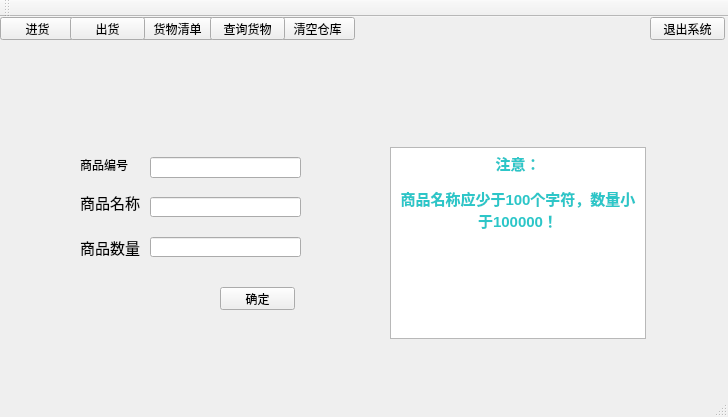
<?xml version="1.0" encoding="UTF-8"?>
<ui version="4.0">
 <class>MainWindow</class>
 <widget class="QMainWindow" name="MainWindow">
  <property name="geometry">
   <rect>
    <x>0</x>
    <y>0</y>
    <width>728</width>
    <height>417</height>
   </rect>
  </property>
  <property name="windowTitle">
   <string>MainWindow</string>
  </property>
  <widget class="QWidget" name="centralWidget">
   <widget class="QPushButton" name="showGoods">
    <property name="geometry">
     <rect>
      <x>140</x>
      <y>0</y>
      <width>75</width>
      <height>23</height>
     </rect>
    </property>
    <property name="text">
     <string>货物清单</string>
    </property>
   </widget>
   <widget class="QLineEdit" name="godnm">
    <property name="geometry">
     <rect>
      <x>150</x>
      <y>180</y>
      <width>151</width>
      <height>20</height>
     </rect>
    </property>
   </widget>
   <widget class="QPushButton" name="addGoods">
    <property name="geometry">
     <rect>
      <x>0</x>
      <y>0</y>
      <width>75</width>
      <height>23</height>
     </rect>
    </property>
    <property name="text">
     <string>进货</string>
    </property>
   </widget>
   <widget class="QPushButton" name="empty">
    <property name="geometry">
     <rect>
      <x>280</x>
      <y>0</y>
      <width>75</width>
      <height>23</height>
     </rect>
    </property>
    <property name="text">
     <string>清空仓库</string>
    </property>
   </widget>
   <widget class="QPushButton" name="exit">
    <property name="geometry">
     <rect>
      <x>650</x>
      <y>0</y>
      <width>75</width>
      <height>23</height>
     </rect>
    </property>
    <property name="text">
     <string>退出系统</string>
    </property>
   </widget>
   <widget class="QPushButton" name="delGoods">
    <property name="geometry">
     <rect>
      <x>70</x>
      <y>0</y>
      <width>75</width>
      <height>23</height>
     </rect>
    </property>
    <property name="text">
     <string>出货</string>
    </property>
   </widget>
   <widget class="QLineEdit" name="godnum">
    <property name="geometry">
     <rect>
      <x>150</x>
      <y>220</y>
      <width>151</width>
      <height>20</height>
     </rect>
    </property>
   </widget>
   <widget class="QPushButton" name="ok">
    <property name="geometry">
     <rect>
      <x>220</x>
      <y>270</y>
      <width>75</width>
      <height>23</height>
     </rect>
    </property>
    <property name="text">
     <string>确定</string>
    </property>
   </widget>
   <widget class="QPushButton" name="search">
    <property name="geometry">
     <rect>
      <x>210</x>
      <y>0</y>
      <width>75</width>
      <height>23</height>
     </rect>
    </property>
    <property name="text">
     <string>查询货物</string>
    </property>
   </widget>
   <widget class="QLabel" name="label_3">
    <property name="geometry">
     <rect>
      <x>80</x>
      <y>140</y>
      <width>61</width>
      <height>16</height>
     </rect>
    </property>
    <property name="text">
     <string>商品编号</string>
    </property>
   </widget>
   <widget class="QLabel" name="label">
    <property name="geometry">
     <rect>
      <x>80</x>
      <y>170</y>
      <width>61</width>
      <height>31</height>
     </rect>
    </property>
    <property name="font">
     <font>
      <pointsize>11</pointsize>
     </font>
    </property>
    <property name="text">
     <string>商品名称</string>
    </property>
   </widget>
   <widget class="QTextBrowser" name="textBrowser">
    <property name="geometry">
     <rect>
      <x>390</x>
      <y>130</y>
      <width>256</width>
      <height>192</height>
     </rect>
    </property>
    <property name="html">
     <string>&lt;!DOCTYPE HTML PUBLIC &quot;-//W3C//DTD HTML 4.0//EN&quot; &quot;http://www.w3.org/TR/REC-html40/strict.dtd&quot;&gt;
&lt;html&gt;&lt;head&gt;&lt;meta name=&quot;qrichtext&quot; content=&quot;1&quot; /&gt;&lt;style type=&quot;text/css&quot;&gt;
p, li { white-space: pre-wrap; }
&lt;/style&gt;&lt;/head&gt;&lt;body style=&quot; font-family:'SimSun'; font-size:9pt; font-weight:400; font-style:normal;&quot;&gt;
&lt;p align=&quot;center&quot; style=&quot; margin-top:12px; margin-bottom:12px; margin-left:0px; margin-right:0px; -qt-block-indent:0; text-indent:0px;&quot;&gt;&lt;span style=&quot; font-size:11pt; font-weight:600; color:#2cc6c8;&quot;&gt;注意：&lt;/span&gt;&lt;/p&gt;
&lt;p align=&quot;center&quot; style=&quot; margin-top:12px; margin-bottom:12px; margin-left:0px; margin-right:0px; -qt-block-indent:0; text-indent:0px;&quot;&gt;&lt;span style=&quot; font-size:11pt; font-weight:600; color:#2cc6c8;&quot;&gt;商品名称应少于100个字符，数量小于100000！&lt;/span&gt;&lt;/p&gt;&lt;/body&gt;&lt;/html&gt;</string>
    </property>
   </widget>
   <widget class="QLabel" name="label_2">
    <property name="geometry">
     <rect>
      <x>80</x>
      <y>220</y>
      <width>61</width>
      <height>21</height>
     </rect>
    </property>
    <property name="font">
     <font>
      <pointsize>11</pointsize>
     </font>
    </property>
    <property name="text">
     <string>商品数量</string>
    </property>
   </widget>
   <widget class="QLineEdit" name="id">
    <property name="geometry">
     <rect>
      <x>150</x>
      <y>140</y>
      <width>151</width>
      <height>21</height>
     </rect>
    </property>
   </widget>
  </widget>
  <widget class="QMenuBar" name="menuBar">
   <property name="geometry">
    <rect>
     <x>0</x>
     <y>0</y>
     <width>728</width>
     <height>23</height>
    </rect>
   </property>
  </widget>
  <widget class="QToolBar" name="mainToolBar">
   <attribute name="toolBarArea">
    <enum>TopToolBarArea</enum>
   </attribute>
   <attribute name="toolBarBreak">
    <bool>false</bool>
   </attribute>
  </widget>
  <widget class="QStatusBar" name="statusBar"/>
 </widget>
 <layoutdefault spacing="6" margin="11"/>
 <resources/>
 <connections/>
</ui>
